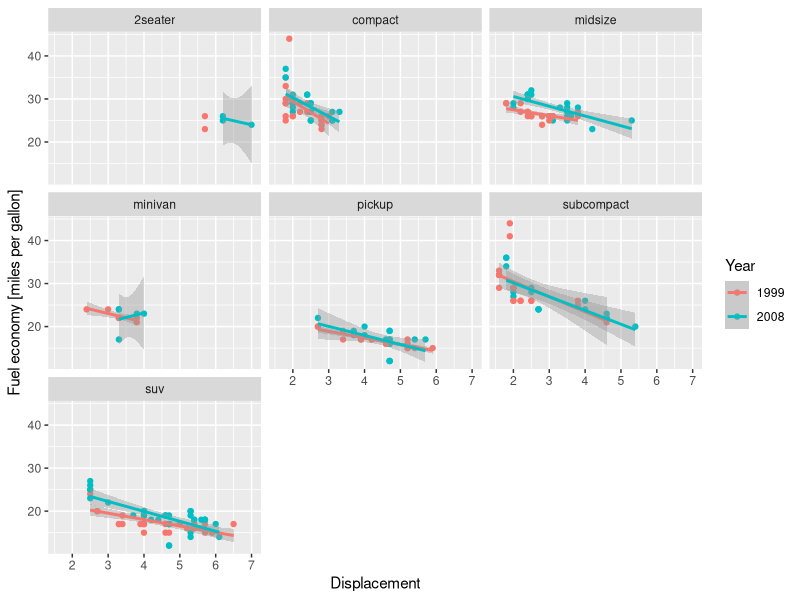
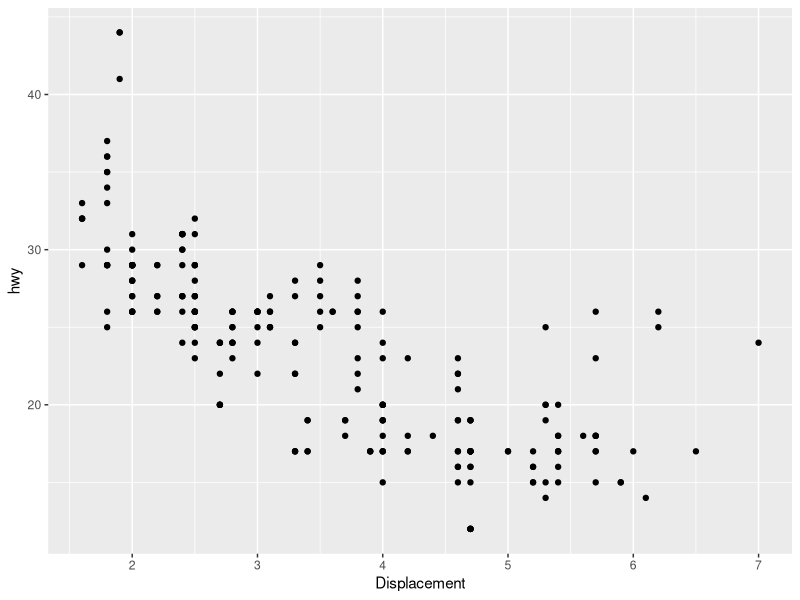
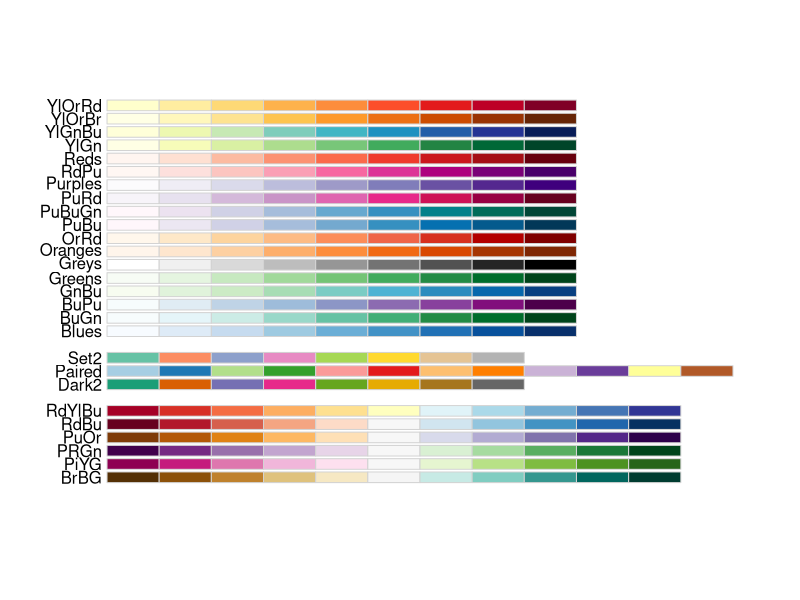
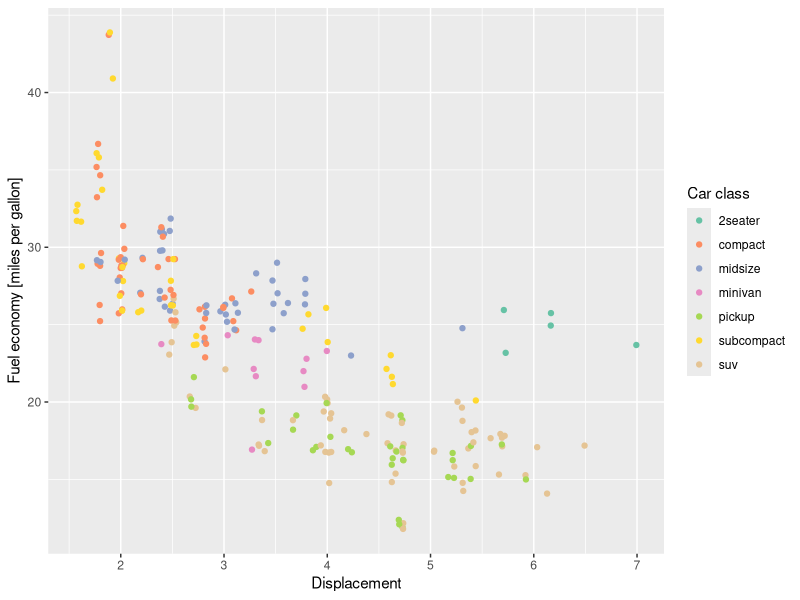

Write R code to recreate these figures, in order.
## ---- chunk 1
knitr::opts_chunk$set(echo = TRUE)
library(tidyverse)
set.seed(20180516)
knitr::opts_chunk$set(cache = TRUE)
## ---- chunk 2
ggplot(data = mpg) +
  geom_point(
    mapping = aes(x = displ, y = hwy, color = factor(year))
  ) +
  geom_smooth(
    mapping = aes(x = displ, y = hwy, color = factor(year)),
    method = "lm"
  ) +
  facet_wrap(~class) +
  scale_x_continuous(name = "Displacement") +
  scale_y_continuous(name = "Fuel economy [miles per gallon]") +
  scale_color_discrete(name = "Year")
## ---- chunk 3
ggplot(data = mpg) +
  geom_point(mapping = aes(x = displ, y = hwy)) +
  scale_x_continuous(name = "Displacement") +
  scale_x_continuous(name = "Displacement")
## ---- chunk 4
RColorBrewer::display.brewer.all(colorblindFriendly = TRUE)
## ---- chunk 5
ggplot(data = mpg) +
  geom_jitter(mapping = aes(x = displ, y = hwy, color = class)) +
  scale_x_continuous(name = "Displacement") +
  scale_y_continuous(name = "Fuel economy [miles per gallon]") +
  scale_color_brewer(name = "Car class", palette = "Set2")
